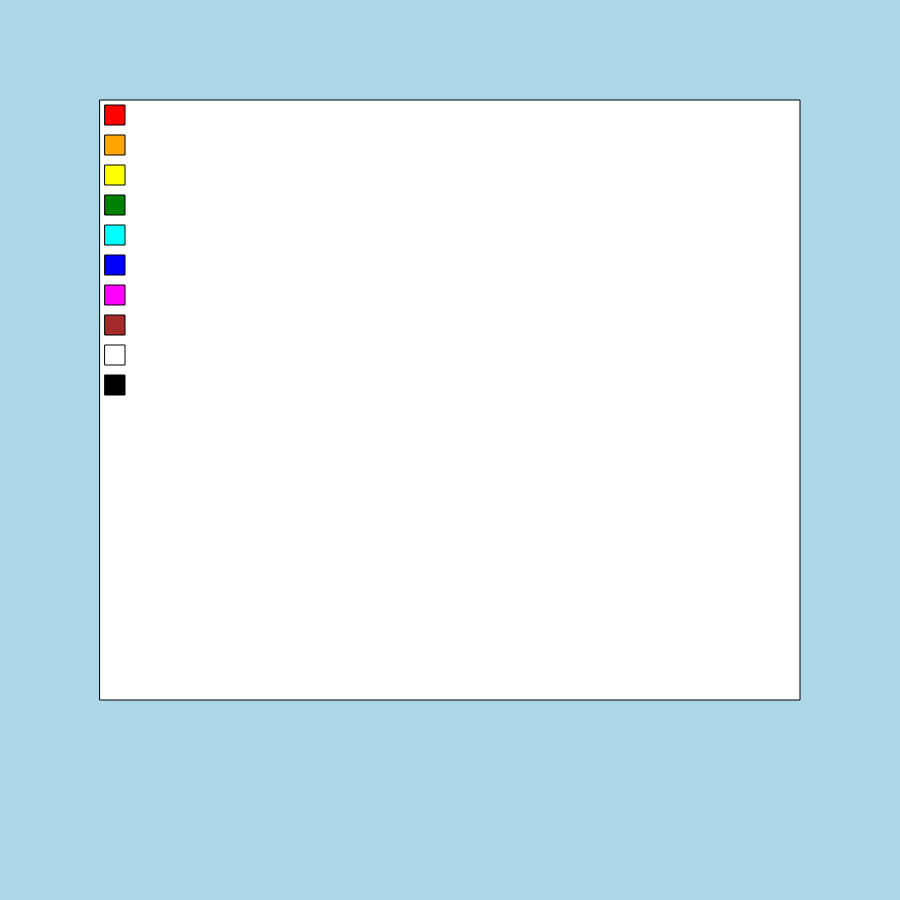
Frame 1 (no input)
Frame 60 (no input): identical to frame 1, image omitted
Frame 120 (the mouse pressed at the canvas centre since frame 60): identical to frame 1, image omitted

The p5.js sketch that drew this single still picture (run headless with seeded random() and noise() and a simulated clock; from frame 60 on, the mouse is pressed at the canvas centre):

// p5.js sketch
// ── sketch.js
function setup() {
  createCanvas(900, 900);
  colorMode(HSB);
  angleMode(DEGREES);
}

function draw() {
  background(195, 25, 90);

  drawCanvas();
}

function drawCanvas(){
  push(); // starts the img
  rect(100, 100, 700, 600);
  fill("white");
  drawPalette(105, 105);
  push(); // ends the img in this section
  if (mousePressed) {

  } else {
    
  }
}

function drawPalette(x, y){
  push();

  fill("red");
  square(x, y, 20);
  fill("orange");
  square(x, y + 30, 20);
  fill("yellow");
  square(x, y + 60, 20);
  fill("green");
  square(x, y + 90, 20);
  fill("cyan");
  square(x, y + 120, 20);
  fill("blue");
  square(x, y + 150, 20);
  fill("magenta");
  square(x, y + 180, 20);
  fill("brown");
  square(x, y + 210, 20);
  fill("white");
  square(x, y + 240, 20);
  fill("black");
  square(x, y + 270, 20);
  push();
  fill("white");
}

function mousePressed() {

}
